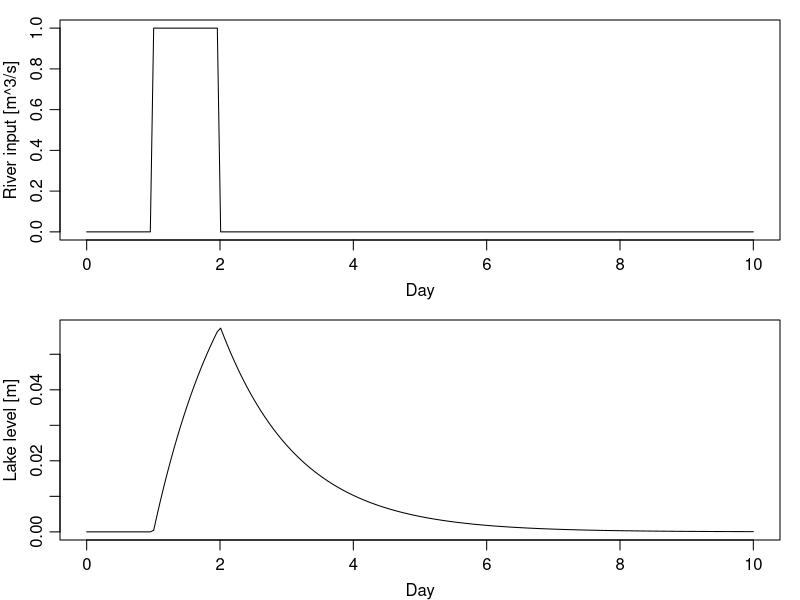

Recreate this plot in R.
## ---- chunk 1
library(deSolve)
## ---- chunk 2
IC <- 0
parms <- list(A=1e6, gamma=10)
## ---- chunk 3
sperday <- 86400 # seconds per day
times <- seq(0, 10*sperday, length.out=200)
F <- function(t)
{
    ifelse (t > sperday & t < 2*sperday, 1, 0)
}
## ---- chunk 4
DE <- function(t, y, parms)
{
    h <- y[1]
    dhdt <- (F(t) - parms$gamma * h) / parms$A
    list(dhdt)
}
## ---- chunk 5
sol <- lsoda(IC, times, DE, parms)
## ---- chunk 6
par(mfrow=c(2,1), mar=c(3,3,1,1), mgp=c(2,0.7,0))
h <- sol[,2]
Day <- times / 86400
plot(Day, F(times), type='l', ylab="River input [m^3/s]")
plot(Day, h, type='l', ylab="Lake level [m]")
